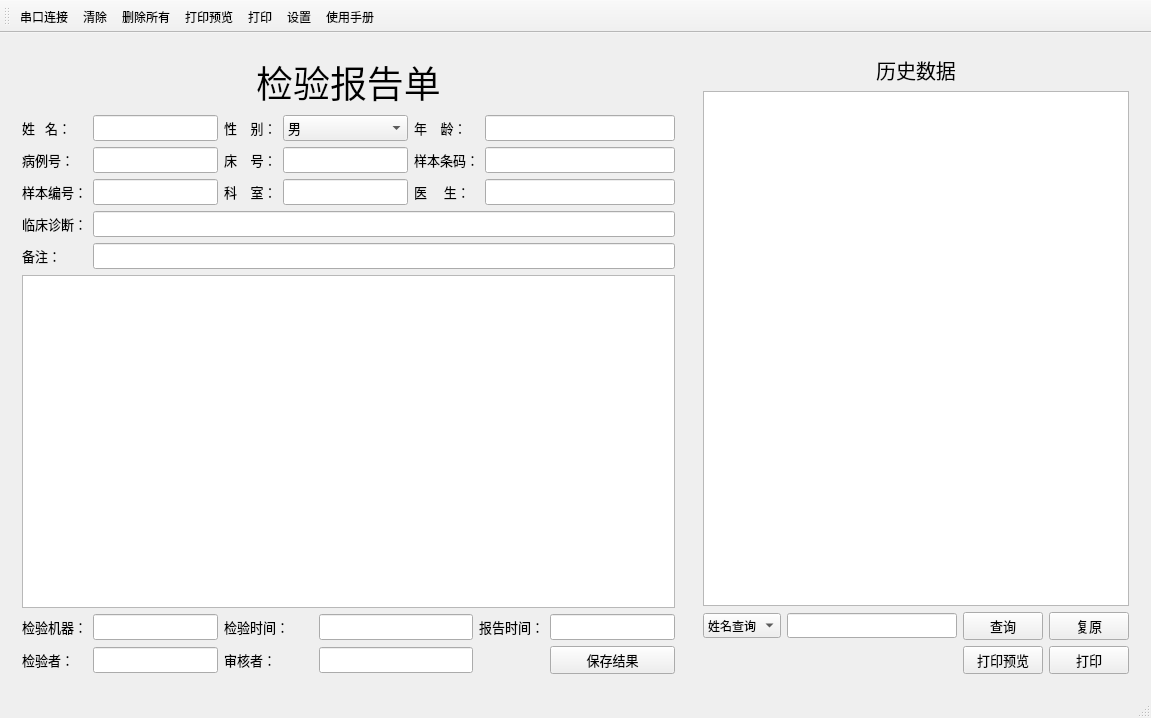
<?xml version="1.0" encoding="UTF-8"?>
<ui version="4.0">
 <class>MainWindow</class>
 <widget class="QMainWindow" name="MainWindow">
  <property name="geometry">
   <rect>
    <x>0</x>
    <y>0</y>
    <width>1151</width>
    <height>718</height>
   </rect>
  </property>
  <property name="windowTitle">
   <string>MainWindow</string>
  </property>
  <widget class="QWidget" name="centralWidget">
   <layout class="QGridLayout" name="gridLayout_3">
    <item row="0" column="1">
     <widget class="QWidget" name="widget_2" native="true">
      <layout class="QGridLayout" name="gridLayout_2">
       <item row="0" column="0" colspan="3">
        <widget class="QLabel" name="label">
         <property name="font">
          <font>
           <pointsize>15</pointsize>
          </font>
         </property>
         <property name="text">
          <string>历史数据</string>
         </property>
         <property name="alignment">
          <set>Qt::AlignCenter</set>
         </property>
        </widget>
       </item>
       <item row="1" column="0" colspan="3">
        <widget class="QTableView" name="tableView2"/>
       </item>
       <item row="3" column="2">
        <widget class="QPushButton" name="btnPrint">
         <property name="font">
          <font>
           <family>微软雅黑</family>
           <pointsize>10</pointsize>
          </font>
         </property>
         <property name="text">
          <string>打印</string>
         </property>
        </widget>
       </item>
       <item row="2" column="0" colspan="3">
        <layout class="QHBoxLayout" name="horizontalLayout_5">
         <item>
          <widget class="QComboBox" name="comboBox">
           <property name="font">
            <font>
             <family>微软雅黑</family>
            </font>
           </property>
           <item>
            <property name="text">
             <string>姓名查询</string>
            </property>
           </item>
           <item>
            <property name="text">
             <string>ID查询</string>
            </property>
           </item>
           <item>
            <property name="text">
             <string>日期查询</string>
            </property>
           </item>
          </widget>
         </item>
         <item>
          <widget class="QLineEdit" name="lineEdit">
           <property name="font">
            <font>
             <family>微软雅黑</family>
            </font>
           </property>
          </widget>
         </item>
         <item>
          <widget class="QPushButton" name="btnSearch">
           <property name="font">
            <font>
             <family>微软雅黑</family>
             <pointsize>10</pointsize>
            </font>
           </property>
           <property name="text">
            <string>查询</string>
           </property>
          </widget>
         </item>
         <item>
          <widget class="QPushButton" name="btnBack">
           <property name="font">
            <font>
             <family>微软雅黑</family>
             <pointsize>10</pointsize>
            </font>
           </property>
           <property name="text">
            <string>复原</string>
           </property>
          </widget>
         </item>
        </layout>
       </item>
       <item row="3" column="1">
        <widget class="QPushButton" name="btnPreview">
         <property name="font">
          <font>
           <family>微软雅黑</family>
           <pointsize>10</pointsize>
          </font>
         </property>
         <property name="text">
          <string>打印预览</string>
         </property>
        </widget>
       </item>
       <item row="3" column="0">
        <spacer name="horizontalSpacer_3">
         <property name="orientation">
          <enum>Qt::Horizontal</enum>
         </property>
         <property name="sizeHint" stdset="0">
          <size>
           <width>40</width>
           <height>20</height>
          </size>
         </property>
        </spacer>
       </item>
      </layout>
     </widget>
    </item>
    <item row="0" column="0">
     <widget class="QWidget" name="widget" native="true">
      <layout class="QGridLayout" name="gridLayout">
       <item row="5" column="5">
        <widget class="QLabel" name="label_10">
         <property name="font">
          <font>
           <family>微软雅黑</family>
           <pointsize>10</pointsize>
          </font>
         </property>
         <property name="text">
          <string>报告时间：</string>
         </property>
        </widget>
       </item>
       <item row="1" column="0" colspan="2">
        <layout class="QHBoxLayout" name="horizontalLayout">
         <item>
          <layout class="QVBoxLayout" name="verticalLayout">
           <item>
            <widget class="QLabel" name="label_1">
             <property name="font">
              <font>
               <family>微软雅黑</family>
               <pointsize>10</pointsize>
              </font>
             </property>
             <property name="text">
              <string>姓   名：</string>
             </property>
            </widget>
           </item>
           <item>
            <widget class="QLabel" name="label_12">
             <property name="font">
              <font>
               <family>微软雅黑</family>
               <pointsize>10</pointsize>
              </font>
             </property>
             <property name="text">
              <string>病例号：</string>
             </property>
            </widget>
           </item>
           <item>
            <widget class="QLabel" name="label_5">
             <property name="font">
              <font>
               <family>微软雅黑</family>
               <pointsize>10</pointsize>
              </font>
             </property>
             <property name="text">
              <string>样本编号：</string>
             </property>
            </widget>
           </item>
          </layout>
         </item>
         <item>
          <layout class="QVBoxLayout" name="verticalLayout_4">
           <item>
            <widget class="QLineEdit" name="lineEdit1">
             <property name="font">
              <font>
               <family>微软雅黑</family>
               <pointsize>10</pointsize>
              </font>
             </property>
            </widget>
           </item>
           <item>
            <widget class="QLineEdit" name="lineEdit4">
             <property name="font">
              <font>
               <family>微软雅黑</family>
               <pointsize>10</pointsize>
              </font>
             </property>
            </widget>
           </item>
           <item>
            <widget class="QLineEdit" name="lineEdit7">
             <property name="font">
              <font>
               <family>微软雅黑</family>
               <pointsize>10</pointsize>
              </font>
             </property>
            </widget>
           </item>
          </layout>
         </item>
        </layout>
       </item>
       <item row="5" column="2">
        <widget class="QLabel" name="label_9">
         <property name="font">
          <font>
           <family>微软雅黑</family>
           <pointsize>10</pointsize>
          </font>
         </property>
         <property name="text">
          <string>检验时间：</string>
         </property>
        </widget>
       </item>
       <item row="6" column="6">
        <widget class="QPushButton" name="btnSave">
         <property name="font">
          <font>
           <family>微软雅黑</family>
           <pointsize>10</pointsize>
          </font>
         </property>
         <property name="text">
          <string>保存结果</string>
         </property>
        </widget>
       </item>
       <item row="4" column="0" colspan="7">
        <widget class="QTableView" name="tableView1"/>
       </item>
       <item row="5" column="6">
        <widget class="QLineEdit" name="lineEdit14">
         <property name="font">
          <font>
           <family>微软雅黑</family>
           <pointsize>10</pointsize>
          </font>
         </property>
        </widget>
       </item>
       <item row="6" column="3" colspan="2">
        <widget class="QLineEdit" name="lineEdit16">
         <property name="font">
          <font>
           <family>微软雅黑</family>
           <pointsize>10</pointsize>
          </font>
         </property>
        </widget>
       </item>
       <item row="5" column="1">
        <widget class="QLineEdit" name="lineEdit12">
         <property name="font">
          <font>
           <family>微软雅黑</family>
           <pointsize>10</pointsize>
          </font>
         </property>
        </widget>
       </item>
       <item row="6" column="0">
        <widget class="QLabel" name="label_17">
         <property name="font">
          <font>
           <family>微软雅黑</family>
           <pointsize>10</pointsize>
          </font>
         </property>
         <property name="text">
          <string>检验者：</string>
         </property>
        </widget>
       </item>
       <item row="2" column="0">
        <widget class="QLabel" name="label_14">
         <property name="font">
          <font>
           <family>微软雅黑</family>
           <pointsize>10</pointsize>
          </font>
         </property>
         <property name="text">
          <string>临床诊断：</string>
         </property>
        </widget>
       </item>
       <item row="3" column="0">
        <widget class="QLabel" name="label_15">
         <property name="font">
          <font>
           <family>微软雅黑</family>
           <pointsize>10</pointsize>
          </font>
         </property>
         <property name="text">
          <string>备注：</string>
         </property>
        </widget>
       </item>
       <item row="5" column="0">
        <widget class="QLabel" name="label_8">
         <property name="font">
          <font>
           <family>微软雅黑</family>
           <pointsize>10</pointsize>
          </font>
         </property>
         <property name="text">
          <string>检验机器：</string>
         </property>
        </widget>
       </item>
       <item row="5" column="3" colspan="2">
        <widget class="QLineEdit" name="lineEdit13">
         <property name="font">
          <font>
           <family>微软雅黑</family>
           <pointsize>10</pointsize>
          </font>
         </property>
        </widget>
       </item>
       <item row="1" column="4" colspan="3">
        <layout class="QHBoxLayout" name="horizontalLayout_3">
         <item>
          <layout class="QVBoxLayout" name="verticalLayout_3">
           <item>
            <widget class="QLabel" name="label_4">
             <property name="font">
              <font>
               <family>微软雅黑</family>
               <pointsize>10</pointsize>
              </font>
             </property>
             <property name="text">
              <string>年    龄：</string>
             </property>
            </widget>
           </item>
           <item>
            <widget class="QLabel" name="label_16">
             <property name="font">
              <font>
               <family>微软雅黑</family>
               <pointsize>10</pointsize>
              </font>
             </property>
             <property name="text">
              <string>样本条码：</string>
             </property>
            </widget>
           </item>
           <item>
            <widget class="QLabel" name="label_11">
             <property name="font">
              <font>
               <family>微软雅黑</family>
               <pointsize>10</pointsize>
              </font>
             </property>
             <property name="text">
              <string>医     生：</string>
             </property>
            </widget>
           </item>
          </layout>
         </item>
         <item>
          <layout class="QVBoxLayout" name="verticalLayout_6">
           <item>
            <widget class="QLineEdit" name="lineEdit3">
             <property name="font">
              <font>
               <family>微软雅黑</family>
               <pointsize>10</pointsize>
              </font>
             </property>
            </widget>
           </item>
           <item>
            <widget class="QLineEdit" name="lineEdit6">
             <property name="font">
              <font>
               <family>微软雅黑</family>
               <pointsize>10</pointsize>
              </font>
             </property>
            </widget>
           </item>
           <item>
            <widget class="QLineEdit" name="lineEdit9">
             <property name="font">
              <font>
               <family>微软雅黑</family>
               <pointsize>10</pointsize>
              </font>
             </property>
            </widget>
           </item>
          </layout>
         </item>
        </layout>
       </item>
       <item row="6" column="2">
        <widget class="QLabel" name="label_18">
         <property name="font">
          <font>
           <family>微软雅黑</family>
           <pointsize>10</pointsize>
          </font>
         </property>
         <property name="text">
          <string>审核者：</string>
         </property>
        </widget>
       </item>
       <item row="1" column="2" colspan="2">
        <layout class="QHBoxLayout" name="horizontalLayout_2">
         <item>
          <layout class="QVBoxLayout" name="verticalLayout_2">
           <item>
            <widget class="QLabel" name="label_3">
             <property name="font">
              <font>
               <family>微软雅黑</family>
               <pointsize>10</pointsize>
              </font>
             </property>
             <property name="text">
              <string>性    别：</string>
             </property>
            </widget>
           </item>
           <item>
            <widget class="QLabel" name="label_13">
             <property name="font">
              <font>
               <family>微软雅黑</family>
               <pointsize>10</pointsize>
              </font>
             </property>
             <property name="text">
              <string>床    号：</string>
             </property>
            </widget>
           </item>
           <item>
            <widget class="QLabel" name="label_6">
             <property name="font">
              <font>
               <family>微软雅黑</family>
               <pointsize>10</pointsize>
              </font>
             </property>
             <property name="text">
              <string>科    室：</string>
             </property>
            </widget>
           </item>
          </layout>
         </item>
         <item>
          <layout class="QVBoxLayout" name="verticalLayout_5">
           <item>
            <widget class="QComboBox" name="comboBox2">
             <property name="font">
              <font>
               <family>微软雅黑</family>
               <pointsize>10</pointsize>
              </font>
             </property>
             <item>
              <property name="text">
               <string>男</string>
              </property>
             </item>
             <item>
              <property name="text">
               <string>女</string>
              </property>
             </item>
            </widget>
           </item>
           <item>
            <widget class="QLineEdit" name="lineEdit5">
             <property name="font">
              <font>
               <family>微软雅黑</family>
               <pointsize>10</pointsize>
              </font>
             </property>
            </widget>
           </item>
           <item>
            <widget class="QLineEdit" name="lineEdit8">
             <property name="font">
              <font>
               <family>微软雅黑</family>
               <pointsize>10</pointsize>
              </font>
             </property>
            </widget>
           </item>
          </layout>
         </item>
        </layout>
       </item>
       <item row="6" column="1">
        <widget class="QLineEdit" name="lineEdit15">
         <property name="font">
          <font>
           <family>微软雅黑</family>
           <pointsize>10</pointsize>
          </font>
         </property>
        </widget>
       </item>
       <item row="2" column="1" colspan="6">
        <widget class="QLineEdit" name="lineEdit10">
         <property name="font">
          <font>
           <family>微软雅黑</family>
           <pointsize>10</pointsize>
          </font>
         </property>
        </widget>
       </item>
       <item row="3" column="1" colspan="6">
        <widget class="QLineEdit" name="lineEdit11">
         <property name="font">
          <font>
           <family>微软雅黑</family>
           <pointsize>10</pointsize>
          </font>
         </property>
        </widget>
       </item>
       <item row="0" column="0" colspan="7">
        <widget class="QLabel" name="label_2">
         <property name="font">
          <font>
           <family>Agency FB</family>
           <pointsize>28</pointsize>
          </font>
         </property>
         <property name="text">
          <string>检验报告单</string>
         </property>
         <property name="alignment">
          <set>Qt::AlignCenter</set>
         </property>
        </widget>
       </item>
      </layout>
     </widget>
    </item>
   </layout>
  </widget>
  <widget class="QMenuBar" name="menuBar">
   <property name="geometry">
    <rect>
     <x>0</x>
     <y>0</y>
     <width>1151</width>
     <height>23</height>
    </rect>
   </property>
  </widget>
  <widget class="QToolBar" name="mainToolBar">
   <attribute name="toolBarArea">
    <enum>TopToolBarArea</enum>
   </attribute>
   <attribute name="toolBarBreak">
    <bool>false</bool>
   </attribute>
   <addaction name="actionLink"/>
   <addaction name="actionClear"/>
   <addaction name="actionDelete"/>
   <addaction name="actionPreview"/>
   <addaction name="actionPrint"/>
   <addaction name="actionSet"/>
   <addaction name="actionHelp"/>
  </widget>
  <widget class="QStatusBar" name="statusBar"/>
  <action name="actionPreview">
   <property name="icon">
    <iconset resource="images.qrc">
     <normaloff>:/images/preview.png</normaloff>:/images/preview.png</iconset>
   </property>
   <property name="text">
    <string>打印预览</string>
   </property>
  </action>
  <action name="actionPrint">
   <property name="icon">
    <iconset resource="images.qrc">
     <normaloff>:/images/print.png</normaloff>:/images/print.png</iconset>
   </property>
   <property name="text">
    <string>打印</string>
   </property>
  </action>
  <action name="actionSet">
   <property name="icon">
    <iconset resource="images.qrc">
     <normaloff>:/images/set.png</normaloff>:/images/set.png</iconset>
   </property>
   <property name="text">
    <string>设置</string>
   </property>
   <property name="toolTip">
    <string>设置</string>
   </property>
  </action>
  <action name="actionLink">
   <property name="icon">
    <iconset resource="images.qrc">
     <normaloff>:/images/failure.png</normaloff>:/images/failure.png</iconset>
   </property>
   <property name="text">
    <string>串口连接</string>
   </property>
   <property name="toolTip">
    <string>串口连接</string>
   </property>
  </action>
  <action name="actionClear">
   <property name="icon">
    <iconset resource="images.qrc">
     <normaloff>:/images/clear.png</normaloff>:/images/clear.png</iconset>
   </property>
   <property name="text">
    <string>清除</string>
   </property>
  </action>
  <action name="actionDelete">
   <property name="icon">
    <iconset resource="images.qrc">
     <normaloff>:/images/delete.png</normaloff>:/images/delete.png</iconset>
   </property>
   <property name="text">
    <string>删除所有</string>
   </property>
   <property name="toolTip">
    <string>删除所有</string>
   </property>
  </action>
  <action name="actionHelp">
   <property name="icon">
    <iconset resource="images.qrc">
     <normaloff>:/images/help.png</normaloff>:/images/help.png</iconset>
   </property>
   <property name="text">
    <string>使用手册</string>
   </property>
   <property name="toolTip">
    <string>使用手册</string>
   </property>
  </action>
 </widget>
 <layoutdefault spacing="6" margin="11"/>
 <resources>
  <include location="images.qrc"/>
 </resources>
 <connections/>
</ui>
